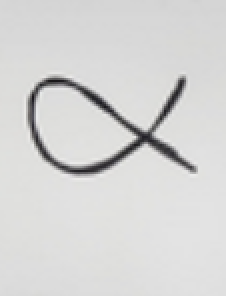
#> input picture training/alpha.png, 113 x 148 px (shown 2 times larger)
$ python -i test_model.py   (imports and definitions only)
#> lines starting #> are read from the running program, lines starting #| are printed output that depends on the picture; after the words box and inside, x2 and y2 are one past the last pixel; in counts of white or black regions, pixels touching at a corner belong together
#> further down, picture is the input picture: shape (148, 113, 3); mean B, G, R 212.8, 213.4, 213.5
"""
test_model.py — Evaluate the trained Greek letter ONNX model.

Tests:
  1. Run inference on the full validation set and print per-class accuracy
     and a confusion matrix.
  2. Optionally test on a real image from the OAK-D camera by specifying
     --image path/to/image.jpg  (the script will auto-detect and crop the
     white paper region before classifying).

Usage:
    # Evaluate on validation set
    python3 test_model.py

    # Evaluate on a specific image file
    python3 test_model.py --image test_photo.jpg

    # Use a different model or dataset
    python3 test_model.py --model greek_letters.onnx --dataset dataset
"""

from __future__ import annotations

import argparse
import os
from pathlib import Path

import cv2
import numpy as np
import onnxruntime as ort

LABELS = ["alpha", "beta", "delta", "eta", "gamma", "lambda", "mu", "psi", "rho", "tau"]
IMG_SIZE = 64


# ---------------------------------------------------------------------------
# Preprocessing — must exactly match perception_node pipeline
# ---------------------------------------------------------------------------

def detect_paper(bgr: np.ndarray) -> np.ndarray | None:
    """
    Detect the white paper square on the bucket and return a
    perspective-corrected crop. Returns None if not found.
    """
    h, w  = bgr.shape[:2]
#> h = 148; w = 113
    grey  = cv2.cvtColor(bgr, cv2.COLOR_BGR2GRAY)
    _, thresh = cv2.threshold(grey, 190, 255, cv2.THRESH_BINARY)
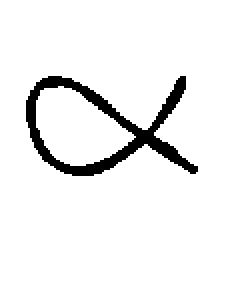
#> thresh: shape (148, 113) (shown 2 times larger); 93.5% white; 1 black region, box (x1, y1, x2, y2) and area: (13, 38, 99, 88) 1085
    kernel = cv2.getStructuringElement(cv2.MORPH_RECT, (7, 7))
    thresh = cv2.morphologyEx(thresh, cv2.MORPH_CLOSE, kernel, iterations=3)
#> thresh: shape (148, 113); every value is 255
    thresh = cv2.morphologyEx(thresh, cv2.MORPH_OPEN,  kernel, iterations=2)
    contours, _ = cv2.findContours(
        thresh, cv2.RETR_EXTERNAL, cv2.CHAIN_APPROX_SIMPLE)
#> contours = [[[0, 0], [0, 147], [112, 147], [112, 0]]]

    best_cnt  = None
    best_area = 0
    for cnt in contours:
        area = cv2.contourArea(cnt)
        if area < 0.03 * h * w:
            continue
        peri   = cv2.arcLength(cnt, True)
        approx = cv2.approxPolyDP(cnt, 0.03 * peri, True)
        if len(approx) == 4 and area > best_area:
            best_area = area
            best_cnt  = approx
        elif best_cnt is None and area > best_area:
            hull = cv2.convexHull(cnt)
            hull_approx = cv2.approxPolyDP(
                hull, 0.03 * cv2.arcLength(hull, True), True)
            if len(hull_approx) == 4:
                best_area = area
                best_cnt  = hull_approx
#> this loop made 1 pass
#> (area, peri, best_area, best_cnt) on pass 1: (16464, 518, 16464, [[0, 0], [0, 147], [112, 147], [112, 0]])
#> after the loop, best_area = 16464

    if best_cnt is None:
        return None

    pts  = best_cnt.reshape(4, 2).astype(np.float32)
#> pts = [[0, 0], [0, 147], [112, 147], [112, 0]]
    s    = pts.sum(axis=1)
#> s = [0, 147, 259, 112]
    d    = np.diff(pts, axis=1).ravel()
#> d = [0, 147, 35, -112]
    rect = np.float32([
        pts[np.argmin(s)],
        pts[np.argmin(d)],
        pts[np.argmax(s)],
        pts[np.argmax(d)],
    ])
#> rect = [[0, 0], [112, 0], [112, 147], [0, 147]]
    ow = int(max(np.linalg.norm(rect[0] - rect[1]),
                 np.linalg.norm(rect[2] - rect[3])))
#> ow = 112
    oh = int(max(np.linalg.norm(rect[0] - rect[3]),
                 np.linalg.norm(rect[1] - rect[2])))
#> oh = 147
    ow, oh = max(ow, 64), max(oh, 64)
    dst = np.float32([[0, 0], [ow, 0], [ow, oh], [0, oh]])
#> dst = [[0, 0], [112, 0], [112, 147], [0, 147]]
    M   = cv2.getPerspectiveTransform(rect, dst)
#> M = [[1, 0, 0], [0, 1, 0], [0, 0, 1]]
    return cv2.warpPerspective(bgr, M, (ow, oh))
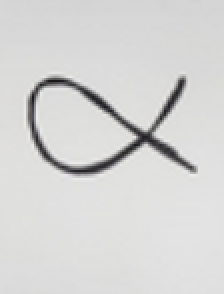
#> returned value: shape (147, 112, 3) (shown 2 times larger); mean of channels 0, 1, 2 212.6, 213.3, 213.4; drawn as B, G, R


# [32 lines left out: function preprocess_letter, not called in this run]


def softmax(x: np.ndarray) -> np.ndarray:
    e = np.exp(x - x.max())
    return e / e.sum()


# [184 lines left out: functions infer, evaluate_val_set, test_image, main, not called in this run]


# [2 lines not run here, left out]

>>> import cv2
>>> picture = cv2.imread('alpha.png')
>>> result = detect_paper(picture)

$ run again, on training/delta.png
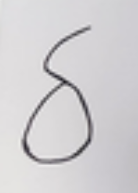
#> input picture training/delta.png, 138 x 193 px
#> picture is the input picture: shape (193, 138, 3); mean B, G, R 209.6, 207.2, 209
#> in detect_paper, `_, thresh = cv2.threshold(grey, 190, 255, cv2.THRESH_BINARY)`:
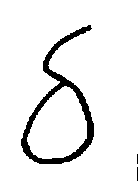
#> thresh: shape (193, 138); 93.2% white; 3 black regions (2 under 20 px), largest, box (x1, y1, x2, y2) and area: (21, 25, 94, 164) 1776
#> contours = [[[0, 0], [0, 192], [137, 192], [137, 0]]]
#> the loop in detect_paper, `for cnt in contours:` made 1 pass
#> (area, peri, best_area, best_cnt) on pass 1: (26304, 658, 26304, [[0, 0], [0, 192], [137, 192], [137, 0]])
#> after the loop in detect_paper, `for cnt in contours:`: best_area = 26304
#> pts = [[0, 0], [0, 192], [137, 192], [137, 0]]
#> s = [0, 192, 329, 137]
#> d = [0, 192, 55, -137]
#> rect = [[0, 0], [137, 0], [137, 192], [0, 192]]
#> ow = 137
#> oh = 192
#> dst = [[0, 0], [137, 0], [137, 192], [0, 192]]
#> M = [[1, 0, 0], [0, 1, 0], [0, 0, 1]]
#> in detect_paper, `return cv2.warpPerspective(bgr, M, (ow, oh))`:
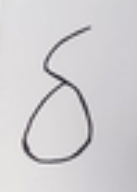
#> returned value: shape (192, 137, 3); mean of channels 0, 1, 2 209.6, 207.2, 209.1; drawn as B, G, R

$ run again, on training/gamma.png
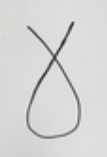
#> input picture training/gamma.png, 107 x 157 px
#> picture is the input picture: shape (157, 107, 3); mean B, G, R 212.3, 213.5, 214
#> in detect_paper, `_, thresh = cv2.threshold(grey, 190, 255, cv2.THRESH_BINARY)`:
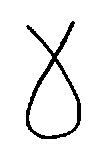
#> thresh: shape (157, 107); 93.7% white; 1 black region, box (x1, y1, x2, y2) and area: (26, 21, 81, 139) 1052
#> contours = [[[0, 0], [0, 156], [106, 156], [106, 0]]]
#> the loop in detect_paper, `for cnt in contours:` made 1 pass
#> (area, peri, best_area, best_cnt) on pass 1: (16536, 524, 16536, [[0, 0], [0, 156], [106, 156], [106, 0]])
#> after the loop in detect_paper, `for cnt in contours:`: best_area = 16536
#> pts = [[0, 0], [0, 156], [106, 156], [106, 0]]
#> s = [0, 156, 262, 106]
#> d = [0, 156, 50, -106]
#> rect = [[0, 0], [106, 0], [106, 156], [0, 156]]
#> ow = 106
#> oh = 156
#> dst = [[0, 0], [106, 0], [106, 156], [0, 156]]
#> M = [[1, 0, 0], [0, 1, 0], [0, 0, 1]]
#> in detect_paper, `return cv2.warpPerspective(bgr, M, (ow, oh))`:
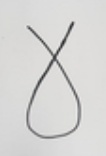
#> returned value: shape (156, 106, 3); mean of channels 0, 1, 2 212.2, 213.5, 213.9; drawn as B, G, R
